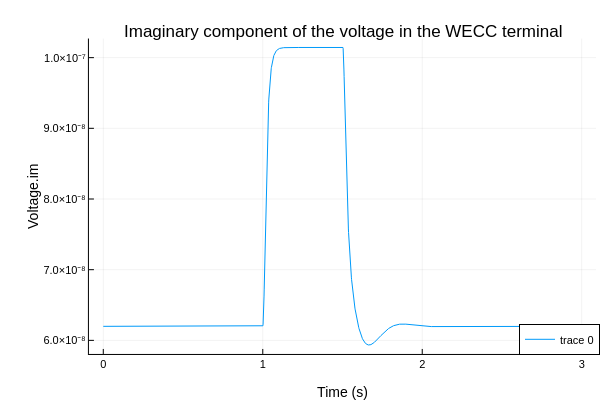

This figure's notebook cell:
### Code cell
# Run the simulation of the dynamic model
resultfile_name = string("BESS_modified", ".csv")
simulate(BESS,resultfile = resultfile_name,
                simflags = "-override=outputFormat=csv")
resultfile = joinpath(getWorkDirectory(BESS), resultfile_name)
df = DataFrame(CSV.File(resultfile));

# Plot the imaginary component of the voltage in the WECC terminal
plotlyjs()
p2 = plot(df[!, "time"], df[!, "BESS.terminal.V.im"], label=["Terminal V.im"])
plot!(p2, legend=:bottomright, titlefontsize=12, labelfontsize=10)
title!(p2, "Imaginary component of the voltage in the WECC terminal")
xlabel!(p2, "Time (s)")
ylabel!(p2, "Voltage.im")

### Figure 1 — Plotly figure (JSON) as saved in the notebook; plotly's stock layout.template omitted (floating-point values rounded to 4 significant figures; data arrays with more than 128 entries replaced by an {"elided": "..."} marker saying what was removed)
{"data": [{"colorbar": {"len": 0.8761, "title": "", "x": 0.9934, "y": 0.5104}, "legendgroup": ["Terminal V.im"], "line": {"color": "rgba(0, 154, 250, 1.000)", "dash": "solid", "shape": "linear", "width": 1}, "mode": "lines", "name": ["Terminal V.im"], "showlegend": true, "type": "scatter", "x": {"elided": "3006 float values"}, "xaxis": "x", "y": {"elided": "3006 float values"}, "yaxis": "y"}], "layout": {"annotations": [{"font": {"color": "rgba(0, 0, 0, 1.000)", "family": "sans-serif", "size": 17}, "rotation": 0, "showarrow": false, "text": "Imaginary component of the voltage in the WECC terminal", "x": 0.5708, "xanchor": "center", "xref": "paper", "y": 1, "yanchor": "top", "yref": "paper"}], "height": 400, "legend": {"bgcolor": "rgba(255, 255, 255, 1.000)", "bordercolor": "rgba(0, 0, 0, 1.000)", "borderwidth": 1, "font": {"color": "rgba(0, 0, 0, 1.000)", "family": "sans-serif", "size": 11}, "title": {"font": {"color": "rgba(0, 0, 0, 1.000)", "family": "sans-serif", "size": 15}, "text": ""}, "tracegroupgap": 0, "traceorder": "normal", "x": 1, "xanchor": "right", "y": 0.07, "yanchor": "bottom"}, "margin": {"b": 20, "l": 0, "r": 0, "t": 20}, "paper_bgcolor": "rgba(255, 255, 255, 1.000)", "plot_bgcolor": "rgba(255, 255, 255, 1.000)", "showlegend": true, "width": 600, "xaxis": {"anchor": "y", "domain": [0.1482, 0.9934], "gridcolor": "rgba(0, 0, 0, 0.100)", "gridwidth": 0.5, "linecolor": "rgba(0, 0, 0, 1.000)", "mirror": false, "range": [-0.09, 3.09], "showgrid": true, "showline": true, "showticklabels": true, "tickangle": 0, "tickcolor": "rgb(0, 0, 0)", "tickfont": {"color": "rgba(0, 0, 0, 1.000)", "family": "sans-serif", "size": 11}, "tickmode": "array", "ticks": "inside", "ticktext": ["0", "1", "2", "3"], "tickvals": [0, 1, 2, 3], "title": "Time (s)", "titlefont": {"color": "rgba(0, 0, 0, 1.000)", "family": "sans-serif", "size": 14}, "type": "-", "visible": true, "zeroline": false, "zerolinecolor": "rgba(0, 0, 0, 1.000)"}, "yaxis": {"anchor": "x", "domain": [0.07234, 0.9485], "gridcolor": "rgba(0, 0, 0, 0.100)", "gridwidth": 0.5, "linecolor": "rgba(0, 0, 0, 1.000)", "mirror": false, "range": [5.808e-08, 1.027e-07], "showgrid": true, "showline": true, "showticklabels": true, "tickangle": 0, "tickcolor": "rgb(0, 0, 0)", "tickfont": {"color": "rgba(0, 0, 0, 1.000)", "family": "sans-serif", "size": 11}, "tickmode": "array", "ticks": "inside", "ticktext": ["6.0×10⁻⁸", "7.0×10⁻⁸", "8.0×10⁻⁸", "9.0×10⁻⁸", "1.0×10⁻⁷"], "tickvals": [6e-08, 7e-08, 8e-08, 9e-08, 1e-07], "title": "Voltage.im", "titlefont": {"color": "rgba(0, 0, 0, 1.000)", "family": "sans-serif", "size": 14}, "type": "-", "visible": true, "zeroline": false, "zerolinecolor": "rgba(0, 0, 0, 1.000)"}}}
